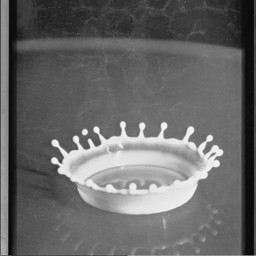
#> input picture output/gaussian_orig.png, 256 x 256 px, given in place of gaussian_orig.bmp, which was not available
$ python gaussian_denoise_default.py
#> lines starting #> are read from the running program, lines starting #| are printed output that depends on the picture; pictures that were not available may be replaced by others from this repository, and a replacement may not be noted
import cv2
import numpy as np
import matplotlib.pyplot as plt
from scipy.signal import wiener

fig, axs = plt.subplots(1, 3)

# Đọc ảnh xám gốc và hiển thị
I = cv2.imread('images/gaussian_orig.bmp', cv2.IMREAD_GRAYSCALE)
#> I is the input picture: shape (256, 256); min 4, max 244, mean 103.2
axs[0].imshow(I, cmap='gray', vmin=0, vmax=255)
axs[0].set_title('Ảnh gốc')

# Đọc ảnh nhiễu Gauss và hiển thị
J = cv2.imread('images/gaussian_noise.bmp', cv2.IMREAD_GRAYSCALE)
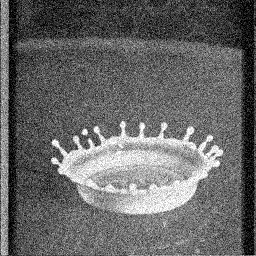
#> input picture images/gaussian_noise.bmp, 256 x 256 px
#> J is the input picture: shape (256, 256); min 0, max 255, mean 103.3
axs[1].imshow(J, cmap='gray', vmin=0, vmax=255)
axs[1].set_title('Nhiễu Gauss')

# Lọc nhiễu Gauss bằng hàm scipy.signal.wiener có sẵn và lưu kết quả
K = wiener(J, (3,3))
axs[2].imshow(K, cmap='gray', vmin=0, vmax=255)
axs[2].set_title('Lọc nhiễu Gauss \n (RPi 3, mặc định)')

# Vẽ các ảnh
for ax in axs:
  ax.set_xticks([])
  ax.set_yticks([])

fig.tight_layout(h_pad=2)
fig.show()
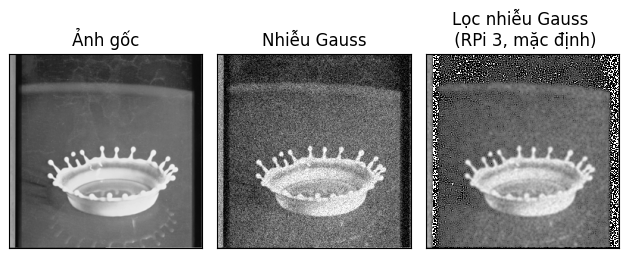
#> figure drawn by matplotlib, 3 panels

# Lưu ảnh đã lọc
cv2.imwrite('images/gaussian_denoised_rpi3.bmp', K)
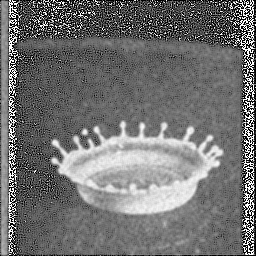
#> saved as gaussian_denoised_rpi3.bmp: shape (256, 256); min 0, max 255, mean 113.2
